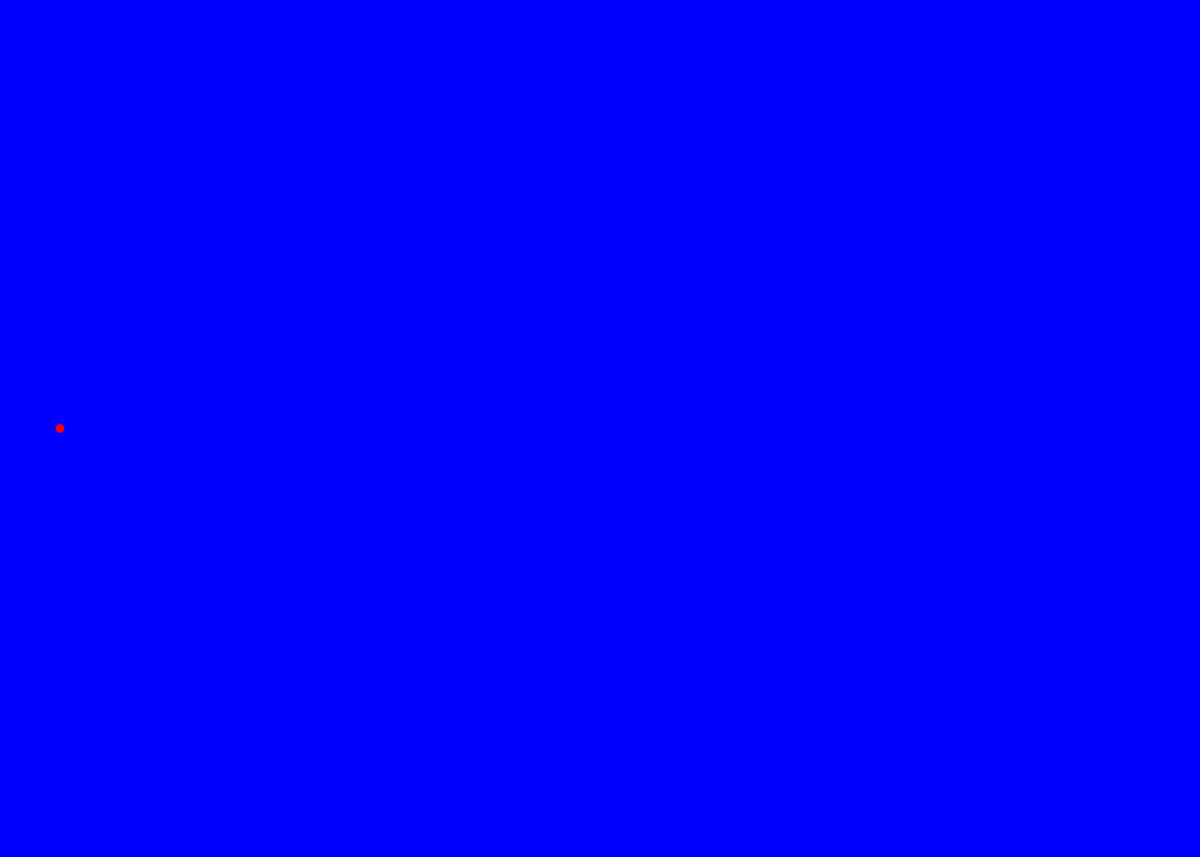
Frame 1 (no input)
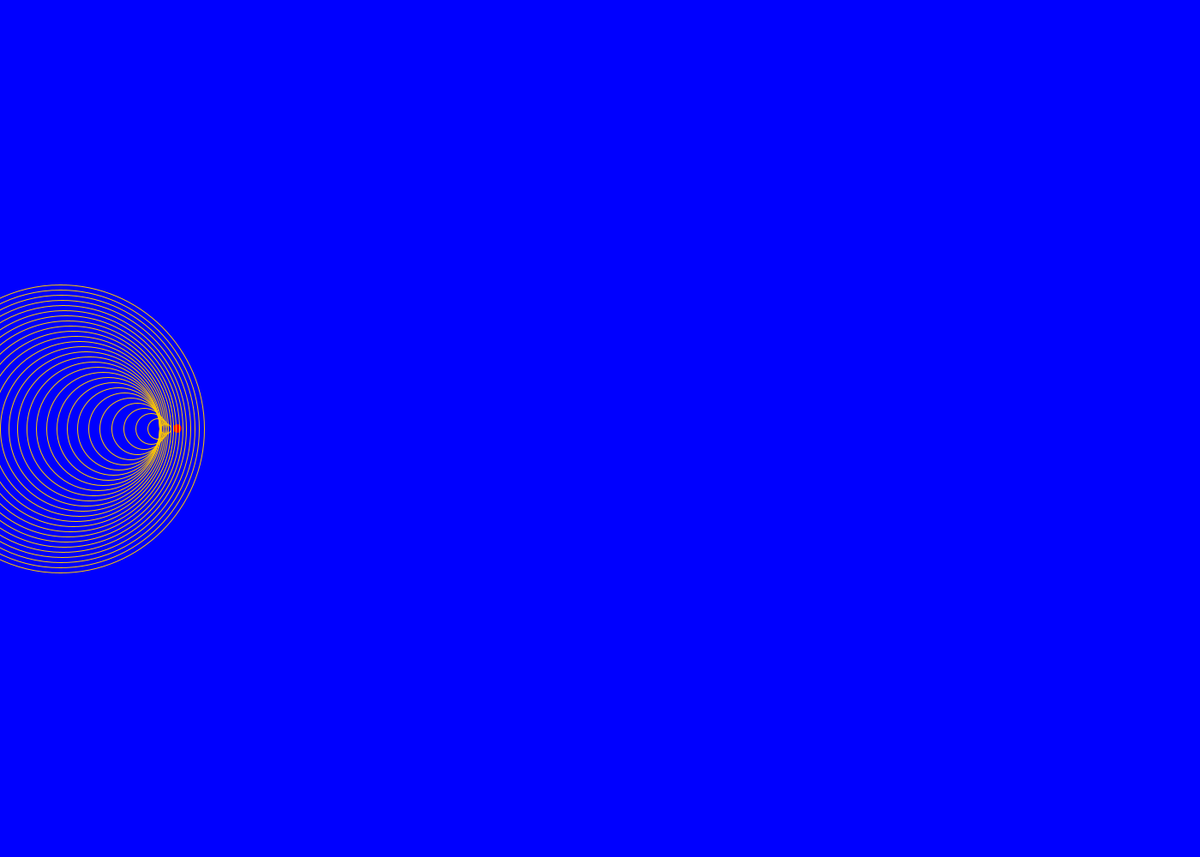
Frame 60 (the mouse pressed at the canvas centre just before this capture)
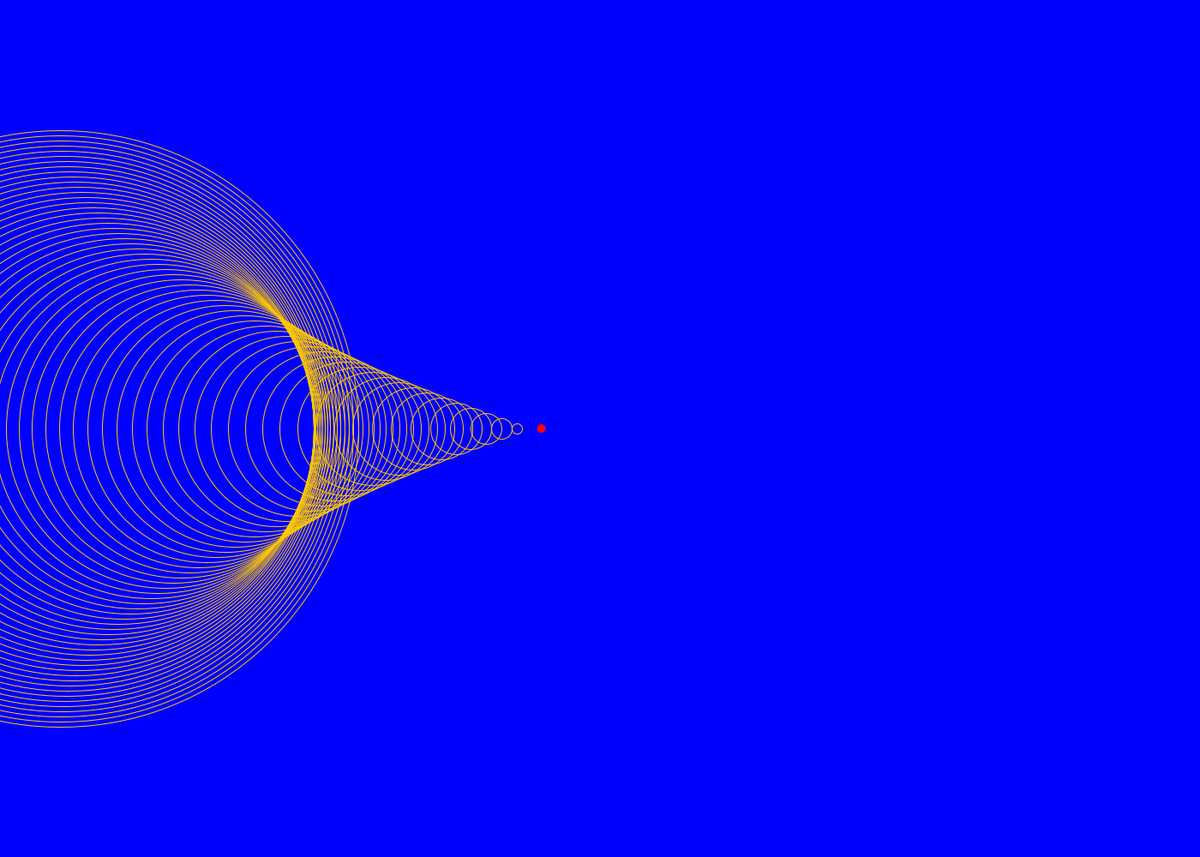
Frame 120 (the mouse held since frame 60 and released just before this capture)

The Processing sketch that drew these frames (run headless with seeded random() and noise(); from frame 60 on, the mouse is pressed at the canvas centre):

// Processing sketch: Doppler_Effect
// ── Doppler_Effect.pde
float ringSpeed = 3.0;
float numFramesBetweenRingReleases = 1.5;
String ringShape = "circle"; //"square", "circle"
String sourceMotionMode = "linear"; //"linear", "circular", "wave", "backandforth", "mouse"

//Linear mode parameters
float xStartFraction = 0.05;
float xSpeed = 0; //1.2*ringSpeed;
float ySpeed = 0;
float xAcceleration = 0.08;

//Circular, wave or backandforth parameters
float frequency = 0.15;
float amplitude = 60;
float horizontalWaveSpeed = 1.6*ringSpeed;
float xCentre, yCentre;

//Don't change these
Ring[] rings;
int n = 500;
float maxRingSize, xPos, yPos;
int currIndex = 0;
float realTime = 0.0;
float timeSinceLastRingRelease = 0.0;


void setup() {
  size(1400, 1000);
  rings = new Ring[n];
  xPos = width * xStartFraction;
  yPos = height/2;
  xCentre = width/2;
  yCentre = height/2;
  frameRate(30);
  maxRingSize = width; //sqrt(2)/2
}


void draw() {
  background(0, 0, 255);

  drawSource();
  drawRings();

  if ( timeSinceLastRingRelease > numFramesBetweenRingReleases ) 
    releaseNewRing();

  realTime++;
  timeSinceLastRingRelease++;

  updateSourcePosition();
}


void releaseNewRing() {
  if (currIndex < n) {
    rings[currIndex] = new Ring(xPos, yPos, 0, ringSpeed);
    timeSinceLastRingRelease = 0.0;
    currIndex = (currIndex + 1) % n;
  }
}


void drawSource() {
  fill(255, 0, 0);
  noStroke();
  circle(xPos, yPos, 10);
}


void drawRings() {
  noFill();
  stroke(255, 200, 0);
  
  if(ringShape == "circle") {
    for (int i=0; i < currIndex; i++)
      if (rings[i].radius < maxRingSize) {
        rings[i].drawCircular();
        rings[i].grow();
      }
  }
  
  else if(ringShape == "square") {
    for (int i=0; i < currIndex; i++)
      if (rings[i].radius < maxRingSize) {
        rings[i].drawSquare();
        rings[i].grow();
      }
  }
}


void updateSourcePosition() {
  if ( sourceMotionMode == "linear" ) {
    xPos += xSpeed;
    yPos += ySpeed;
    xSpeed += xAcceleration;
  } 
  
  else if( sourceMotionMode != "mouse" ) {
    float theta = realTime * frequency;

    if ( sourceMotionMode == "circular" ) {
      xPos = xCentre + amplitude*cos(theta);
      yPos = yCentre - amplitude*sin(theta);
    } 
    
    else if ( sourceMotionMode == "backandforth" ) {
      xPos = xCentre + amplitude*cos(theta);
    } 
    
    else if ( sourceMotionMode == "wave" ) {
      xSpeed = horizontalWaveSpeed;
      xPos += xSpeed;
      yPos = yCentre - amplitude*sin(theta);
    }
  }
  
  else {
    //mouse mode updates with mouse motion, not with the frame count
  }
}


void clearRings() {
  currIndex = 0;
  rings = new Ring[n];
}


void mouseMoved() {
  if (sourceMotionMode == "mouse") {
    xPos = mouseX; 
    yPos = mouseY;
  }
}


void mouseClicked()
{
  clearRings();
  xPos = mouseX;
  yPos = mouseY;
  xCentre = mouseX;
  yCentre = mouseY;
  xSpeed = 0;
  ySpeed = 0;
}

// ── Ring.pde
class Ring {
  float x, y;
  float radius, diameter;
  float speed;
  
  
  Ring(float xPos, float yPos, float r, float s) {
    this.x = xPos;
    this.y = yPos;
    this.radius = r;
    this.speed = s;
    this.diameter = 2*r;
  }
  
  void grow() {
    radius += speed;
    this.diameter = 2*radius;
  }
  
  void drawCircular() {
    ellipse(x, y, diameter, diameter);
  }
  
  void drawSquare() {
    rect(x-radius, y-radius, diameter, diameter);
  }
}
